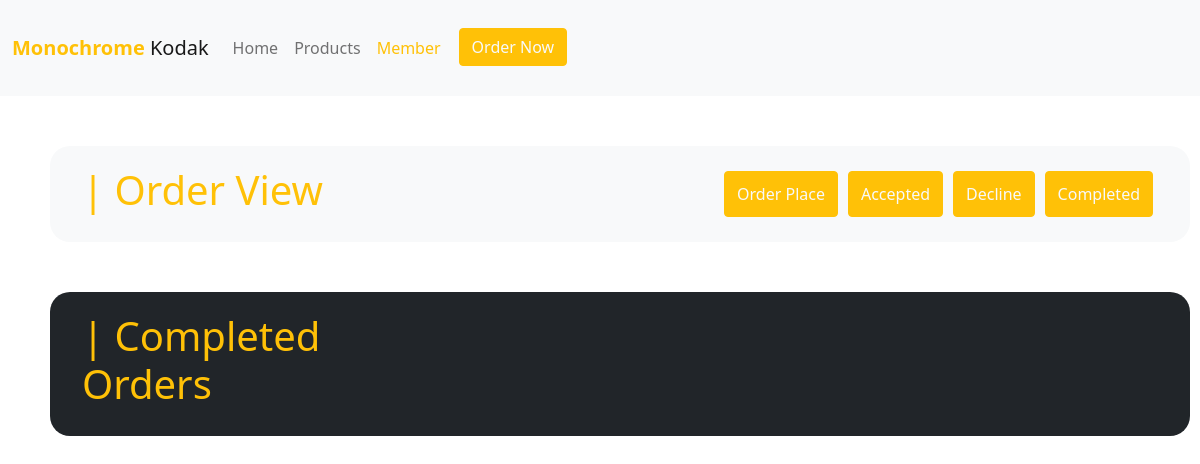
The app's page /member/completed.php (signed in), older data.
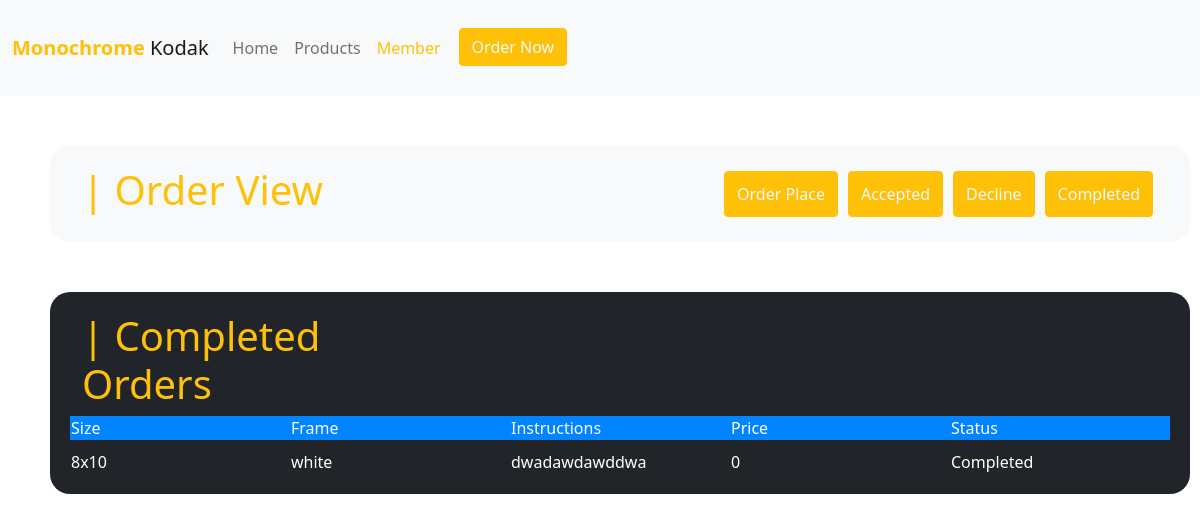
The same page, newer data.
### tables this page shows
CREATE TABLE IF NOT EXISTS `orders` (
  `id` int(200) NOT NULL AUTO_INCREMENT,
  `size` varchar(200) NOT NULL,
  `frame` varchar(200) NOT NULL,
  `image` varchar(200) NOT NULL,
  `instructions` varchar(200) NOT NULL,
  `price` int(20) NOT NULL,
  `buyer` varchar(200) NOT NULL,
  `status` varchar(200) NOT NULL,
  `sm` varchar(200) DEFAULT NULL,
  PRIMARY KEY (`id`)
);

### member/completed.php (the view, shortened to what this page needs)
<?php
require_once '../db_config.php';
?>
<html lang="en">
<head>
    <link rel="stylesheet" href="../css/bootstrap.min.css">
    <link rel="stylesheet" href="../css/main.css">
    <link rel="stylesheet" href="https://use.fontawesome.com/releases/v5.7.0/css/all.css">
    <link rel="stylesheet" href="../css/bootstrap-icons.css">
</head>
<body>
    <nav class="navbar sticky-top navbar-expand-sm bg-light navbar-light">
        <div class="container-fluid">
          <ul class="navbar-nav">
            <a class="navbar-brand" href="#"><span class="text-warning">Monochrome</span> Kodak</a>
            <li class="nav-item">
              <a class="nav-link" href="../index.html">Home</a>
            </li>
           <li class="nav-item">
              <a class="nav-link" href="../products.html">Products</a>
            </li>
            <li class="nav-item">
                <a class="nav-link active text-warning" href="member.php">Member</a>
              </li>
            <div class="d-flex">
              <a href="../order.php"><button type="button" class="btn btn-warning text-light" style="margin-left: 10px;">Order Now</button></a>
            </div>
          </ul>
        </div>
    </nav>
    <div class="row container bg-light" style="margin: 50px; padding:20px; border-radius: 20px;">
        <h1 class="col-3 text-warning">| Order View</h1>
        <div class="col-9" style=" display:flex; justify-content: flex-end;">
            <button class="btn btn-warning text-light" onclick="window.location.href = 'userOrderView.php';" style="margin: 5px;">Order Place</button>
            <button class="btn btn-warning text-light" onclick="window.location.href = 'accepted.php';" style="margin: 5px;">Accepted</button>
            <button class="btn btn-warning text-light" onclick="window.location.href = 'declined.php';" style="margin: 5px;">Decline</button>
            <button class="btn btn-warning text-light" onclick="window.location.href = 'completed.php';" style="margin: 5px;">Completed</button>
        </div>
    </div>
    <div class="row container bg-dark" style="margin: 50px; padding:20px; border-radius: 20px;">
      <h1 class="col-3 text-warning">| Completed Orders</h1>
      <?php
        $sql ="SELECT * FROM `orders` WHERE `buyer`='".$_SESSION['member']."' AND `status` = 'completed'";
                $result = mysqli_query($db,$sql);
                if(mysqli_num_rows($result)> 0)
                {
                    while($row = mysqli_fetch_assoc($result))
                    {
                        ?>
                          <table align="center">
                              <tr>
                                  <td width="200" bgcolor="#0084FF">Size</td>
                                  <td width="200" bgcolor="#0084FF">Frame</td>
                                  <td width="200" bgcolor="#0084FF">Instructions</td>
                                  <td width="200" bgcolor="#0084FF">Price</td>
                                  <td width="200" bgcolor="#0084FF">Status</td>
                              </tr>
                            <tr><td height="10"></td></tr>
                              <tr>
                                <td width="200" ><?php echo $row['size']; ?></td>
                                  <td width="200"><?php echo $row['frame']; ?></td>
                                  <td width="200"><?php echo $row['instructions']; ?></td>
                                  <td width="200"><?php echo $row['price']; ?></td>
                                  <td width="200"><?php echo $row['status']; ?></td>
                            </tr>
                          </table>
                        <?php
                    }
                }
                        ?>
</body>
</html>

Row changes from the older to the newer data that the page shows:
now on this page (row edited): orders: size "8x10", frame "white", instructions "dwadawdawddwa", price "0", status "Completed"
